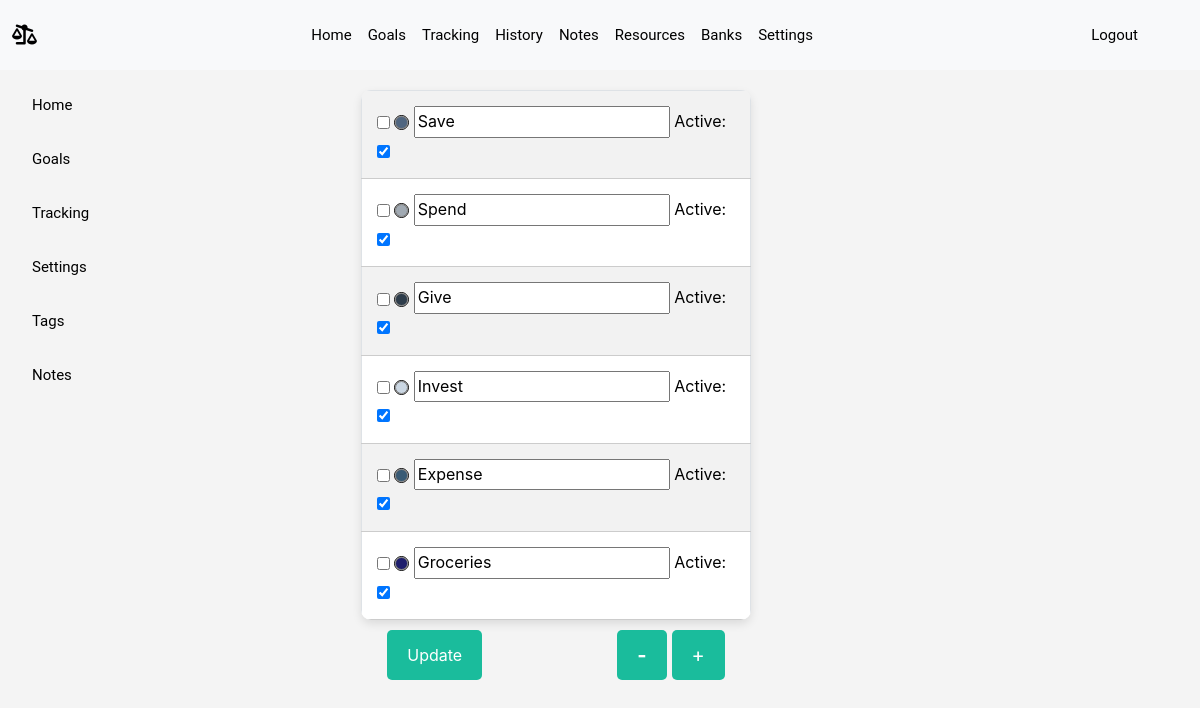
The page /settings/tags (signed in) on the database as committed earlier.
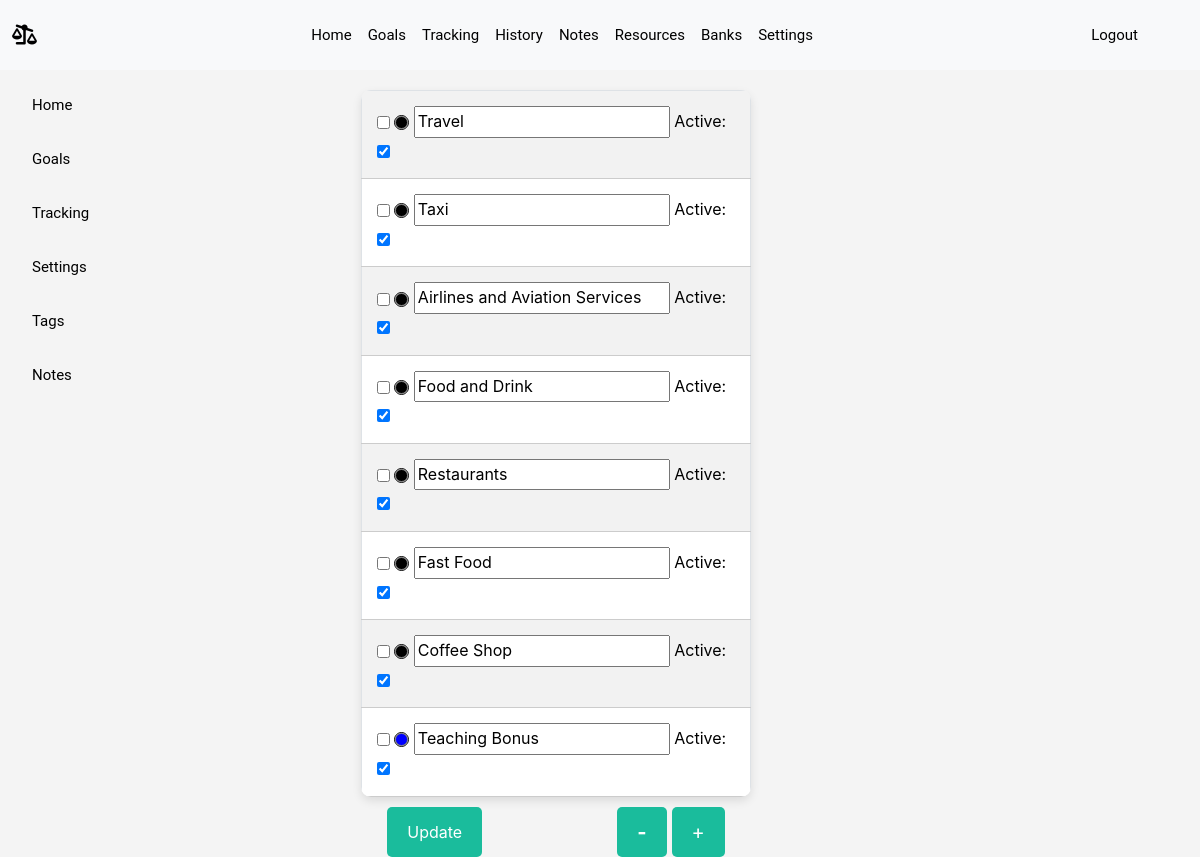
The same page on the database as committed later.
### models.py (models this page shows)
class Tags(db.Model):
    id = db.Column(db.Integer, primary_key=True)
    user_id = db.Column(db.Integer, db.ForeignKey('user.id'), nullable=False)
    name = db.Column(db.String(50),  nullable=False, default="none")
    status = db.Column(db.Boolean, default=True)
    color_id = db.Column(db.Integer, db.ForeignKey('tag_color.id'))
    transactions = db.relationship(
        'Transaction',
        secondary=transaction_tags,
        back_populates='tags'
    )
    __table_args__ = (
        db.UniqueConstraint('user_id', 'name', name='_user_tag_uc'),
    )

### app.py (the view, shortened to what this page needs)
@app.route('/settings/tags', methods=["GET", "POST"])
@login_required
def tags():
    logging.debug(f"tags route called")
    user_id = session.get("user_id")
    tags = Tags.query.filter_by(user_id=user_id).all()
    tag_colors = TagColor.query.filter_by(user_id=user_id).all()
    csrf_token=generate_csrf()
    return render_template("settings/tags.html", tags=tags, tag_colors=tag_colors, csrf_token=csrf_token)

### app.py (called while the page is built)
@app.before_request
def refresh_session():
    session.permanent = True
    session.modified = True

### helpers.py (called while the page is built)
def login_required(f):
    @wraps(f)
    def decorated_function(*args, **kwargs):
        if session.get("user_id") is None:
            return redirect("/login")
        return f(*args, **kwargs)
    return decorated_function

### templates/settings/tags.html (shortened to what this page needs)
{% extends "layout.html" %}
{% block body %}
<nav class="navbar navbar-settings">
    <div class="container-fluid d-flex flex-column align-items-start justify-content-center" >
        <div class="navbar-collapse" id="navbarNav">
            <ul class="navbar-nav navbar-nav-settings flex-column">
                <li class="nav-item">
                    <a class="nav-link active my-nav-bar" aria-current="page" href="{{ url_for('index') }}">Home</a>
                </li>
                <li class="nav-item">
                    <a class="nav-link my-nav-bar" href="{{ url_for('goals') }}">Goals</a>
                </li>
                <li class="nav-item">
                    <a class="nav-link my-nav-bar" href="{{ url_for('tracking') }}">Tracking</a>
                </li>
                <li class="nav-item">
                    <a class="nav-link my-nav-bar" href="{{ url_for('settings_general') }}">Settings</a>
                </li>
                <li class="nav-item">
                    <a class="nav-link my-nav-bar" href="{{ url_for('tags') }}">Tags</a>
                </li>
                <li class="nav-item">
                    <a class="nav-link my-nav-bar" href="{{ url_for('notes') }}">Notes</a>
                </li>
            </ul>
        </div>
    </div>
</nav>
<div class="container" style="width:600px; padding-right:100px;">
    <form id="tagForm" action="/settings/tags" method="post">
        <table id="tagTable" class="table table-bordered table-striped">
            {% for tag in tags %}
                <tr>
                    <td>
                        <div>
                            <input type="checkbox" id="select_{{ tag.id }}" name="select_{{ tag.id }}" class="checkbox">
                            <input class="color-circle" name="color_{{ tag.id }}" id="colorCircle_{{ tag.id }}" type="color" value="{{ tag.color_id }}"></input>
                            <input type="text" id="tagName_{{ tag.id }}" name="tagName_{{ tag.id }}" placeholder="Tag Name" value="{{ tag.name }}" required>
                            <label for="tagStatus_{{ tag.id }}">Active:</label>
                            <input class="checkbox" type="checkbox" id="tagStatus_{{ tag.id }}" name="tagStatus_{{ tag.id }}" {% if tag.status %}checked{% endif %}>
                        </div>
                    </td>
                </tr>
            {% endfor %}
        </table>
        <div id="tagButtons" style="text-align: center;">
            <button type="submit" class="btn" id="updateTag">Update</button>
            <button class="btn" id="deleteTag"> - </button>
            <button class="btn" id="addTag">+</button>
        </div>
    </form>
</div>
{% endblock %}

Rows that differ between the two databases and show on the page:
removed Tags: color_id "#506680", name "Save", status "☑"
removed Tags: color_id "#a1aab3", name "Spend", status "☑"
removed Tags: color_id "#2e3d4b", name "Give", status "☑"
removed Tags: color_id "#cbd7e3", name "Invest", status "☑"
removed Tags: color_id "#395b75", name "Expense", status "☑"
removed Tags: color_id "#1e1e6c", name "Groceries", status "☑"
added Tags: color_id "#000000", name "Travel", status "☑"
added Tags: color_id "#000000", name "Taxi", status "☑"
added Tags: color_id "#000000", name "Airlines and Aviation Services", status "☑"
added Tags: color_id "#000000", name "Food and Drink", status "☑"
added Tags: color_id "#000000", name "Restaurants", status "☑"
added Tags: color_id "#000000", name "Fast Food", status "☑"
now on this page (row edited): Tags: color_id "#000000", name "Coffee Shop", status "☑"
now on this page (row edited): Tags: color_id "#0000ff", name "Teaching Bonus", status "☑"
